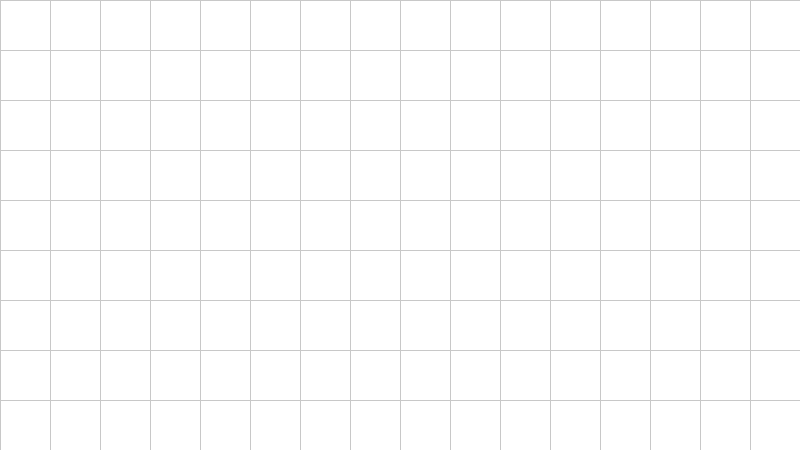
Frame 1 (no input)
Frame 60 (the mouse pressed at the canvas centre just before this capture): identical to frame 1, image omitted
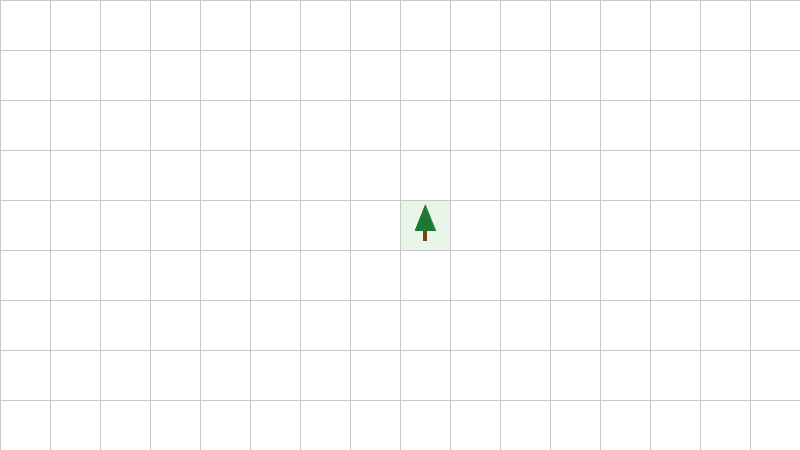
Frame 120 (the mouse held since frame 60 and released just before this capture)

The Processing sketch that drew these frames (run headless with seeded random() and noise(); from frame 60 on, the mouse is pressed at the canvas centre):

// Processing sketch: Tarea5_Array2D_2
// ── Tarea5_Array2D_2.pde
int col = 16;
int fil = 9;
boolean[][] estados;
float anchoC;
float altoC;

void setup() {
  size(800, 450);
  estados = new boolean[col][fil];
  anchoC = width / (float)col;
  altoC = height / (float)fil;

}

void draw() {
  background(255);
  for (int i = 0; i < col; i++) {
    for (int j = 0; j < fil; j++) { 
      float x = i * anchoC;
      float y = j * altoC;

      if (estados[i][j] == true) {
        dibujo(x, y, anchoC, altoC);
      } else {
        fill(255);
        stroke(200);
        rect(x, y, anchoC, altoC);
      }
    }
  }
}

void mousePressed() {
  int colS = floor(mouseX / anchoC);
  int filaS = floor(mouseY / altoC);

  if (colS >= 0 && colS < col && filaS >= 0 && filaS < fil) {

    estados[colS][filaS] = !estados[colS][filaS];
  }
}

// ── estampa.pde
void dibujo(float x, float y, float w, float h) {

  fill(#E8F5E9);
  stroke(200);
  rect(x, y, w, h);

  fill(#764708);
  stroke(#764708);
  rect(x + w * 0.47, y + h * 0.5, w * 0.05, h * 0.3);

  fill(#1E782F);
  stroke(#1E782F);
  float x1 = x + w * 0.3;
  float y1 = y + h * 0.6;
  float x2 = x + w * 0.7;
  float y2 = y + h * 0.6;
  float x3 = x + w * 0.5;
  float y3 = y + h * 0.1;

  triangle(x1, y1, x2, y2, x3, y3);
}
